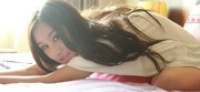
#> input picture mysite/media/uploads/200_92/000f4a63f27cfe7353a1db29dea08edb.jpg, 200 x 92 px
$ python -i qiniu_file.py   (imports and definitions only)   (Python 2 division)   (older library calls are emulated)
#> lines starting #> are read from the running program, lines starting #| are printed output that depends on the picture
#!/usr/bin/env python
# -*- coding: utf-8 -*-

from django.conf import settings

from PIL import Image
from pcnile.helper import md5sum
import urllib2
import StringIO
import qiniu.conf
import qiniu.rs
import qiniu.io
import random
import json
import os.path
import requests

"""
七牛帐号密码：862634108@qq.com 123456789
			  pczhaoyun@gmail.com zhy1991223
			  1172585668@qq.com zhy1991223
"""

QINIU_CONFIG = [
	{'bucket':'zinnia', 'ak':'DTsniy9fv4Z1FNGtYG4MDAxjnoV1XXtRmSml4r2e', 'sk':'2GcAc514VuTmDrgqmFpefoqgaWML4kKBDbkCv00-'},
	{'bucket':'firecdn', 'ak':'u_uqAPxWEXC010cjeMoWrV5dSDKBF5Vi1ipnCHFx', 'sk':'uOt_YXIhFRFxwX4cWDTRj5kCHkfkEgJwHHjDnbiR'},
	{'bucket':'obtainfospecial', 'ak':'LAs5VjQ-pzZsQgNPQHAckszGXWn3PiKLBsegF2JO', 'sk':'5JAPsXN5IzKAOlCikkfAcOsJGAmTduCIvoyNMF-S'},
]

# [72 lines left out: functions fill_qiniu_conf, upload_img_full, upload_img_to_qiniu, delete_img_to_qiniu, not called in this run]

class Picture(object):
	def __init__(self, source, split=False):
		if isinstance(source, str):
			load = urllib2.urlopen(source, timeout=30).read()
			sf = StringIO.StringIO(load)
		else: # upload a file
			sf = StringIO.StringIO(source.read())

		img = Image.open(sf)

		try:
			img = img.convert('RGB')
		except:
			pass

		img.save(sf, 'JPEG', quality=100)

		self.file = sf
		self.pil = img
		self.split = split

	def md5name(self, fil):
		fil.seek(0)
		return md5sum(fil) + '.jpg'

	# [73 lines left out: functions format_img_x_y, format_img_y_x, process_split, process_split_selection, upload, not called in this run]

# [17 lines not run here, left out]

>>> import cv2
>>> picture = cv2.imread('../../mysite/media/uploads/200_92/000f4a63f27cfe7353a1db29dea08edb.jpg', cv2.IMREAD_GRAYSCALE)
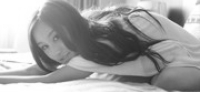
#> picture: shape (92, 200); min 40, max 255, mean 160.3
>>> result = Picture(picture).process_split()
#> (the run stopped early here; a loop or call above may not have finished)

$ run again, on mysite/media/uploads/200_92/061203ba003f9ff67fbcb98c2c6b5743.jpg
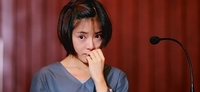
#> input picture mysite/media/uploads/200_92/061203ba003f9ff67fbcb98c2c6b5743.jpg, 200 x 92 px
#> `picture = cv2.imread('../../mysite/media/uploads/200_92/000f4a63f27cfe..`:
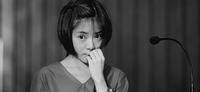
#> picture: shape (92, 200); min 1, max 217, mean 71.6

$ run again, on mysite/media/uploads/200_92/0617f29bed3d932a572fbe521669225f.jpg
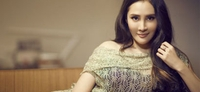
#> input picture mysite/media/uploads/200_92/0617f29bed3d932a572fbe521669225f.jpg, 200 x 92 px
#> `picture = cv2.imread('../../mysite/media/uploads/200_92/000f4a63f27cfe..`:
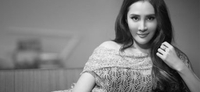
#> picture: shape (92, 200); min 3, max 242, mean 124.7
